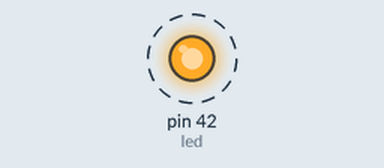
Bench run of a program on a simulated MicroPython board. On the bench: output pins drawn as LEDs (lit = HIGH). Dashed ring = blinking. What the program prints to the serial console is not drawn. At 3.0 s the program stops and its outputs stay as they are.

Above: at 0.2 s.
Timing chart, 0 to 3.0 s (numbered marks = the images above):
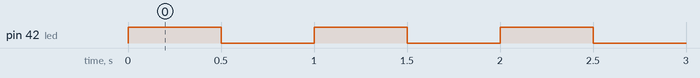

Measured:
- by itself, pin 42 (led): alternates HIGH for 0.50 s and LOW for 0.50 s, 6 changes in all, then stays LOW

The program:

k1_led.py
```python
# k1_led.py — 42번 핀의 LED 를 세 번 깜빡이고 스스로 끝난다
from machine import Pin
import time

led = Pin(42, Pin.OUT)      # 42번 핀을 '내보내기' 로 쓴다

for i in range(3):
    led.value(1)
    print("LED 켬", i + 1, "/ 3")
    time.sleep(0.5)
    led.value(0)
    print("LED 끔")
    time.sleep(0.5)

print("LED 점검 끝")
```
